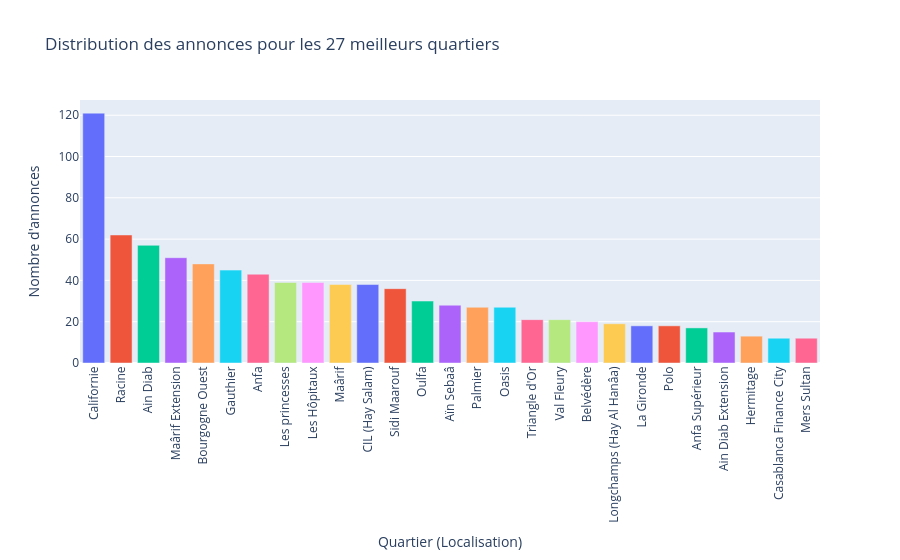

Notebook code cell kept with this figure:
### Markdown cell above
# Localisation cleaning

### Code cell
import plotly.express as px

top_locs = df['Localisation'].value_counts().head(27).reset_index()
top_locs.columns = ['Localisation', 'count']

fig = px.bar(top_locs, x='Localisation', y='count', color='Localisation',
             title="Distribution des annonces pour les 27 meilleurs quartiers",
             labels={'Localisation': 'Quartier (Localisation)', 'count': "Nombre d'annonces"})
fig.update_layout(showlegend=False, xaxis_tickangle=-90)
fig.show()

### Figure 1 — Plotly figure (JSON) as saved in the notebook; plotly's stock layout.template omitted (floating-point values rounded to 4 significant figures)
{"data": [{"hovertemplate": "Quartier (Localisation)=%{x}<br>Nombre d'annonces=%{y}<extra></extra>", "legendgroup": "Californie", "marker": {"color": "#636efa", "pattern": {"shape": ""}}, "name": "Californie", "orientation": "v", "showlegend": true, "textposition": "auto", "type": "bar", "x": ["Californie"], "xaxis": "x", "y": [121], "yaxis": "y"}, {"hovertemplate": "Quartier (Localisation)=%{x}<br>Nombre d'annonces=%{y}<extra></extra>", "legendgroup": "Racine", "marker": {"color": "#EF553B", "pattern": {"shape": ""}}, "name": "Racine", "orientation": "v", "showlegend": true, "textposition": "auto", "type": "bar", "x": ["Racine"], "xaxis": "x", "y": [62], "yaxis": "y"}, {"hovertemplate": "Quartier (Localisation)=%{x}<br>Nombre d'annonces=%{y}<extra></extra>", "legendgroup": "Ain Diab", "marker": {"color": "#00cc96", "pattern": {"shape": ""}}, "name": "Ain Diab", "orientation": "v", "showlegend": true, "textposition": "auto", "type": "bar", "x": ["Ain Diab"], "xaxis": "x", "y": [57], "yaxis": "y"}, {"hovertemplate": "Quartier (Localisation)=%{x}<br>Nombre d'annonces=%{y}<extra></extra>", "legendgroup": "Maârif Extension", "marker": {"color": "#ab63fa", "pattern": {"shape": ""}}, "name": "Maârif Extension", "orientation": "v", "showlegend": true, "textposition": "auto", "type": "bar", "x": ["Maârif Extension"], "xaxis": "x", "y": [51], "yaxis": "y"}, {"hovertemplate": "Quartier (Localisation)=%{x}<br>Nombre d'annonces=%{y}<extra></extra>", "legendgroup": "Bourgogne Ouest", "marker": {"color": "#FFA15A", "pattern": {"shape": ""}}, "name": "Bourgogne Ouest", "orientation": "v", "showlegend": true, "textposition": "auto", "type": "bar", "x": ["Bourgogne Ouest"], "xaxis": "x", "y": [48], "yaxis": "y"}, {"hovertemplate": "Quartier (Localisation)=%{x}<br>Nombre d'annonces=%{y}<extra></extra>", "legendgroup": "Gauthier", "marker": {"color": "#19d3f3", "pattern": {"shape": ""}}, "name": "Gauthier", "orientation": "v", "showlegend": true, "textposition": "auto", "type": "bar", "x": ["Gauthier"], "xaxis": "x", "y": [45], "yaxis": "y"}, {"hovertemplate": "Quartier (Localisation)=%{x}<br>Nombre d'annonces=%{y}<extra></extra>", "legendgroup": "Anfa", "marker": {"color": "#FF6692", "pattern": {"shape": ""}}, "name": "Anfa", "orientation": "v", "showlegend": true, "textposition": "auto", "type": "bar", "x": ["Anfa"], "xaxis": "x", "y": [43], "yaxis": "y"}, {"hovertemplate": "Quartier (Localisation)=%{x}<br>Nombre d'annonces=%{y}<extra></extra>", "legendgroup": "Les princesses", "marker": {"color": "#B6E880", "pattern": {"shape": ""}}, "name": "Les princesses", "orientation": "v", "showlegend": true, "textposition": "auto", "type": "bar", "x": ["Les princesses"], "xaxis": "x", "y": [39], "yaxis": "y"}, {"hovertemplate": "Quartier (Localisation)=%{x}<br>Nombre d'annonces=%{y}<extra></extra>", "legendgroup": "Les Hôpitaux", "marker": {"color": "#FF97FF", "pattern": {"shape": ""}}, "name": "Les Hôpitaux", "orientation": "v", "showlegend": true, "textposition": "auto", "type": "bar", "x": ["Les Hôpitaux"], "xaxis": "x", "y": [39], "yaxis": "y"}, {"hovertemplate": "Quartier (Localisation)=%{x}<br>Nombre d'annonces=%{y}<extra></extra>", "legendgroup": "Maârif", "marker": {"color": "#FECB52", "pattern": {"shape": ""}}, "name": "Maârif", "orientation": "v", "showlegend": true, "textposition": "auto", "type": "bar", "x": ["Maârif"], "xaxis": "x", "y": [38], "yaxis": "y"}, {"hovertemplate": "Quartier (Localisation)=%{x}<br>Nombre d'annonces=%{y}<extra></extra>", "legendgroup": "CIL (Hay Salam)", "marker": {"color": "#636efa", "pattern": {"shape": ""}}, "name": "CIL (Hay Salam)", "orientation": "v", "showlegend": true, "textposition": "auto", "type": "bar", "x": ["CIL (Hay Salam)"], "xaxis": "x", "y": [38], "yaxis": "y"}, {"hovertemplate": "Quartier (Localisation)=%{x}<br>Nombre d'annonces=%{y}<extra></extra>", "legendgroup": "Sidi Maarouf", "marker": {"color": "#EF553B", "pattern": {"shape": ""}}, "name": "Sidi Maarouf", "orientation": "v", "showlegend": true, "textposition": "auto", "type": "bar", "x": ["Sidi Maarouf"], "xaxis": "x", "y": [36], "yaxis": "y"}, {"hovertemplate": "Quartier (Localisation)=%{x}<br>Nombre d'annonces=%{y}<extra></extra>", "legendgroup": "Oulfa", "marker": {"color": "#00cc96", "pattern": {"shape": ""}}, "name": "Oulfa", "orientation": "v", "showlegend": true, "textposition": "auto", "type": "bar", "x": ["Oulfa"], "xaxis": "x", "y": [30], "yaxis": "y"}, {"hovertemplate": "Quartier (Localisation)=%{x}<br>Nombre d'annonces=%{y}<extra></extra>", "legendgroup": "Aïn Sebaâ", "marker": {"color": "#ab63fa", "pattern": {"shape": ""}}, "name": "Aïn Sebaâ", "orientation": "v", "showlegend": true, "textposition": "auto", "type": "bar", "x": ["Aïn Sebaâ"], "xaxis": "x", "y": [28], "yaxis": "y"}, {"hovertemplate": "Quartier (Localisation)=%{x}<br>Nombre d'annonces=%{y}<extra></extra>", "legendgroup": "Palmier", "marker": {"color": "#FFA15A", "pattern": {"shape": ""}}, "name": "Palmier", "orientation": "v", "showlegend": true, "textposition": "auto", "type": "bar", "x": ["Palmier"], "xaxis": "x", "y": [27], "yaxis": "y"}, {"hovertemplate": "Quartier (Localisation)=%{x}<br>Nombre d'annonces=%{y}<extra></extra>", "legendgroup": "Oasis", "marker": {"color": "#19d3f3", "pattern": {"shape": ""}}, "name": "Oasis", "orientation": "v", "showlegend": true, "textposition": "auto", "type": "bar", "x": ["Oasis"], "xaxis": "x", "y": [27], "yaxis": "y"}, {"hovertemplate": "Quartier (Localisation)=%{x}<br>Nombre d'annonces=%{y}<extra></extra>", "legendgroup": "Triangle d'Or", "marker": {"color": "#FF6692", "pattern": {"shape": ""}}, "name": "Triangle d'Or", "orientation": "v", "showlegend": true, "textposition": "auto", "type": "bar", "x": ["Triangle d'Or"], "xaxis": "x", "y": [21], "yaxis": "y"}, {"hovertemplate": "Quartier (Localisation)=%{x}<br>Nombre d'annonces=%{y}<extra></extra>", "legendgroup": "Val Fleury", "marker": {"color": "#B6E880", "pattern": {"shape": ""}}, "name": "Val Fleury", "orientation": "v", "showlegend": true, "textposition": "auto", "type": "bar", "x": ["Val Fleury"], "xaxis": "x", "y": [21], "yaxis": "y"}, {"hovertemplate": "Quartier (Localisation)=%{x}<br>Nombre d'annonces=%{y}<extra></extra>", "legendgroup": "Belvédère", "marker": {"color": "#FF97FF", "pattern": {"shape": ""}}, "name": "Belvédère", "orientation": "v", "showlegend": true, "textposition": "auto", "type": "bar", "x": ["Belvédère"], "xaxis": "x", "y": [20], "yaxis": "y"}, {"hovertemplate": "Quartier (Localisation)=%{x}<br>Nombre d'annonces=%{y}<extra></extra>", "legendgroup": "Longchamps (Hay Al Hanâa)", "marker": {"color": "#FECB52", "pattern": {"shape": ""}}, "name": "Longchamps (Hay Al Hanâa)", "orientation": "v", "showlegend": true, "textposition": "auto", "type": "bar", "x": ["Longchamps (Hay Al Hanâa)"], "xaxis": "x", "y": [19], "yaxis": "y"}, {"hovertemplate": "Quartier (Localisation)=%{x}<br>Nombre d'annonces=%{y}<extra></extra>", "legendgroup": "La Gironde", "marker": {"color": "#636efa", "pattern": {"shape": ""}}, "name": "La Gironde", "orientation": "v", "showlegend": true, "textposition": "auto", "type": "bar", "x": ["La Gironde"], "xaxis": "x", "y": [18], "yaxis": "y"}, {"hovertemplate": "Quartier (Localisation)=%{x}<br>Nombre d'annonces=%{y}<extra></extra>", "legendgroup": "Polo", "marker": {"color": "#EF553B", "pattern": {"shape": ""}}, "name": "Polo", "orientation": "v", "showlegend": true, "textposition": "auto", "type": "bar", "x": ["Polo"], "xaxis": "x", "y": [18], "yaxis": "y"}, {"hovertemplate": "Quartier (Localisation)=%{x}<br>Nombre d'annonces=%{y}<extra></extra>", "legendgroup": "Anfa Supérieur", "marker": {"color": "#00cc96", "pattern": {"shape": ""}}, "name": "Anfa Supérieur", "orientation": "v", "showlegend": true, "textposition": "auto", "type": "bar", "x": ["Anfa Supérieur"], "xaxis": "x", "y": [17], "yaxis": "y"}, {"hovertemplate": "Quartier (Localisation)=%{x}<br>Nombre d'annonces=%{y}<extra></extra>", "legendgroup": "Ain Diab Extension", "marker": {"color": "#ab63fa", "pattern": {"shape": ""}}, "name": "Ain Diab Extension", "orientation": "v", "showlegend": true, "textposition": "auto", "type": "bar", "x": ["Ain Diab Extension"], "xaxis": "x", "y": [15], "yaxis": "y"}, {"hovertemplate": "Quartier (Localisation)=%{x}<br>Nombre d'annonces=%{y}<extra></extra>", "legendgroup": "Hermitage", "marker": {"color": "#FFA15A", "pattern": {"shape": ""}}, "name": "Hermitage", "orientation": "v", "showlegend": true, "textposition": "auto", "type": "bar", "x": ["Hermitage"], "xaxis": "x", "y": [13], "yaxis": "y"}, {"hovertemplate": "Quartier (Localisation)=%{x}<br>Nombre d'annonces=%{y}<extra></extra>", "legendgroup": "Casablanca Finance City", "marker": {"color": "#19d3f3", "pattern": {"shape": ""}}, "name": "Casablanca Finance City", "orientation": "v", "showlegend": true, "textposition": "auto", "type": "bar", "x": ["Casablanca Finance City"], "xaxis": "x", "y": [12], "yaxis": "y"}, {"hovertemplate": "Quartier (Localisation)=%{x}<br>Nombre d'annonces=%{y}<extra></extra>", "legendgroup": "Mers Sultan", "marker": {"color": "#FF6692", "pattern": {"shape": ""}}, "name": "Mers Sultan", "orientation": "v", "showlegend": true, "textposition": "auto", "type": "bar", "x": ["Mers Sultan"], "xaxis": "x", "y": [12], "yaxis": "y"}], "layout": {"barmode": "relative", "legend": {"title": {"text": "Quartier (Localisation)"}, "tracegroupgap": 0}, "showlegend": false, "title": {"text": "Distribution des annonces pour les 27 meilleurs quartiers"}, "xaxis": {"anchor": "y", "categoryarray": ["Californie", "Racine", "Ain Diab", "Maârif Extension", "Bourgogne Ouest", "Gauthier", "Anfa", "Les princesses", "Les Hôpitaux", "Maârif", "CIL (Hay Salam)", "Sidi Maarouf", "Oulfa", "Aïn Sebaâ", "Palmier", "Oasis", "Triangle d'Or", "Val Fleury", "Belvédère", "Longchamps (Hay Al Hanâa)", "La Gironde", "Polo", "Anfa Supérieur", "Ain Diab Extension", "Hermitage", "Casablanca Finance City", "Mers Sultan"], "categoryorder": "array", "domain": [0, 1], "tickangle": -90, "title": {"text": "Quartier (Localisation)"}}, "yaxis": {"anchor": "x", "domain": [0, 1], "title": {"text": "Nombre d'annonces"}}}}
